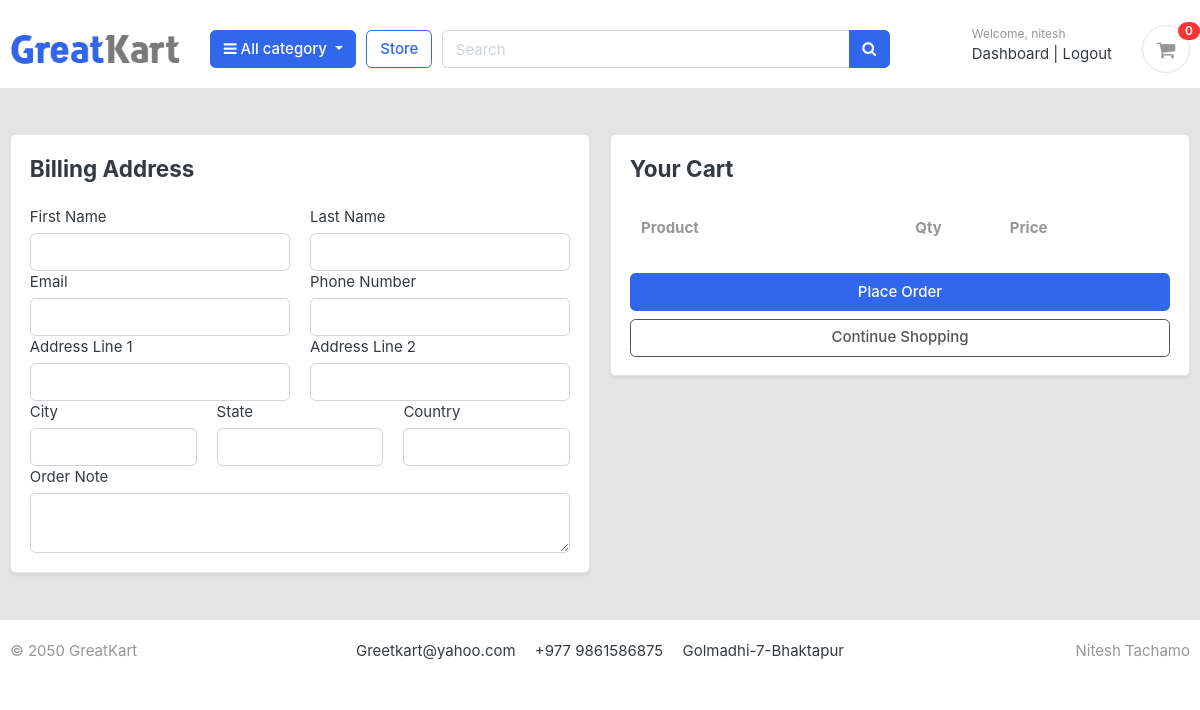
/cart/checkout/ (signed in), run on an earlier commit of the app's database.
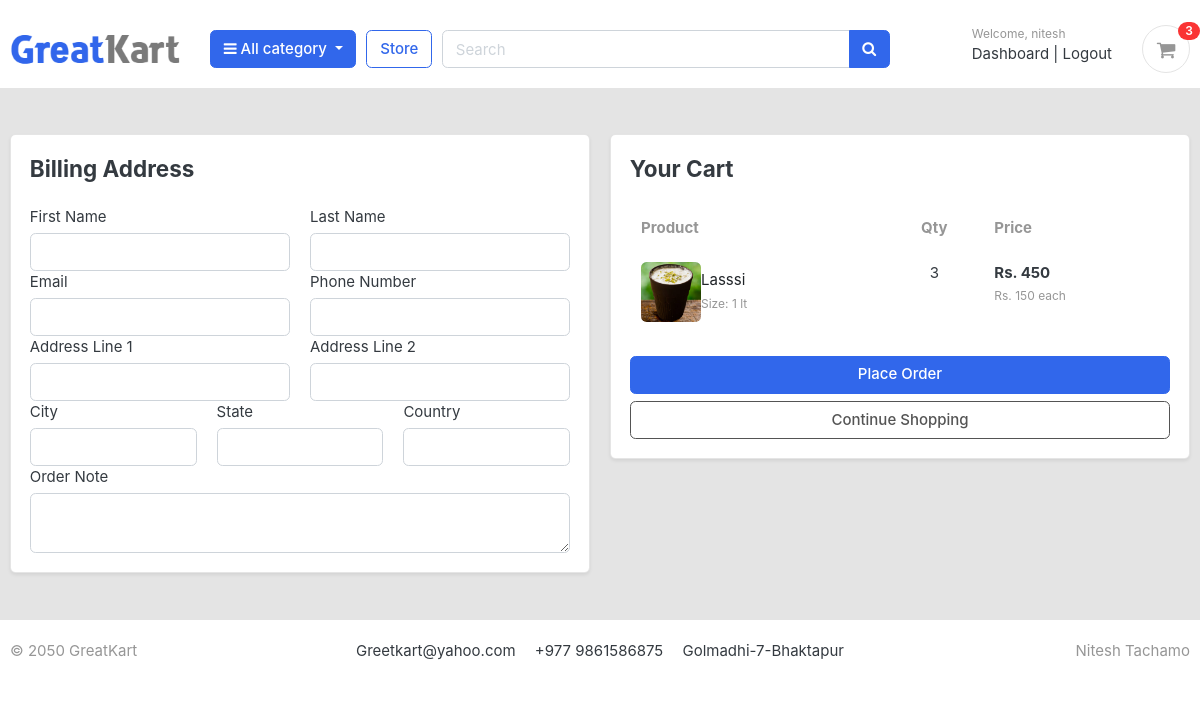
And on a later commit of the database.
### carts/models.py (models this page shows, shortened)
class CartItem(models.Model):
    user=models.ForeignKey(Account, on_delete=models.CASCADE, null=True)
    product = models.ForeignKey(Product, on_delete=models.CASCADE)
    variations = models.ManyToManyField(Variation, blank=True)  # Multiple variations can be added for the same product
    cart = models.ForeignKey(Cart, on_delete=models.CASCADE,null=True)
    quantity = models.IntegerField()
    is_active = models.BooleanField(default=True)
    def sub_total(self):
        size = 1
        size_variation = self.variations.filter(variation_category__iexact='size').first()
        if size_variation:
            try:
                size = int(size_variation.variation_value)
            except (ValueError, TypeError):
                size = 1  # fallback if not an integer
        return self.product.price * size * self.quantity
    @property
    def unit_price_with_size(self):
        size = 1
        size_variation = self.variations.filter(variation_category__iexact='size').first()
        if size_variation:
            try:
                size = int(size_variation.variation_value)
            except (ValueError, TypeError):
                size = 1
        return self.product.price * size

### store/models.py (models this page shows, shortened)
class Product(models.Model):
    product_name=models.CharField(max_length=200,unique=True)
    slug=models.SlugField(max_length=255,unique=True)
    description =models.TextField(max_length=500,blank=True)
    price=models.IntegerField()
    images=models.ImageField(upload_to='photos/products')
    stock=models.IntegerField()
    is_available=models.BooleanField(default=True)
    category =models.ForeignKey(Category,on_delete=models.CASCADE)
    created_date=models.DateTimeField(auto_now_add=True)
    modified_date=models.DateTimeField(auto_now=True)
    rating = models.FloatField(default=0.0)
    def get_url(self):
        return reverse('product_detail', args=[self.category.slug, self.slug])

class Variation(models.Model):
    product = models.ForeignKey(Product, on_delete=models.CASCADE)
    variation_category = models.CharField(
        max_length=100,
        choices=variation_category_choice,
        default='size'
    )
    variation_value = models.IntegerField()
    is_active = models.BooleanField(default=True)
    created_date = models.DateTimeField(auto_now=True)

### carts/views.py (the view)
# urls.py: path("checkout/", views.checkout, name="checkout")
@login_required(login_url='login')
def checkout(request,total=0, quantity=0, cart_items=None):
    try:
        tax = 0
        grand_total = 0
        if request.user.is_authenticated:
            cart_items = CartItem.objects.filter(user=request.user,is_active=True)
        else:
            cart = Cart.objects.get(cart_id=_cart_id(request))
            cart_items = CartItem.objects.filter(cart=cart, is_active=True)
        for cart_item in cart_items:
            total += (cart_item.product.price * cart_item.quantity)
            quantity += cart_item.quantity
        tax = (2 * total) / 100
        grand_total = total + tax
    except ObjectDoesNotExist:
        cart_items = []
    context = {
        'total': total,
        'quantity': quantity,
        'cart_items': cart_items,
        'tax': tax,
        'grand_total': grand_total,
    }
    return render(request, 'store/checkout.html', context)

### carts/context_processors.py (called while the page is built)
def counter(request):
    cart_count=0
    if 'admin' in request.path:
        return{}
    else:
        try:
            cart=Cart.objects.filter(cart_id=_cart_id(request))
            if request.user.is_authenticated:
                cart_items=CartItem.objects.all().filter(user=request.user)
            else:
                cart_items=CartItem.objects.all().filter(cart=cart[:1])
            for cart_item in cart_items:
                cart_count += cart_item.quantity
        except Cart.DoesNotExist:
            cart_count=0
    return dict(cart_count=cart_count)

### carts/views.py (called while the page is built)
def _cart_id(request):
    cart = request.session.session_key
    if not cart:
        cart = request.session.create()
    return cart

### category/context_processors.py (called while the page is built)
def menu_links(request):
    links = Category.objects.all()
    return dict(links=links)

### category/models.py (called while the page is built)
    def get_url(self):
        return reverse('products_by_category', args=[self.slug])

### templates/store/checkout.html (shortened to what the changed rows need)
{% extends 'base.html' %}
{% load static %}
{% block content %}
<section class="py-5 bg-light">
    <div class="container">
        <div class="row g-4">
            <div class="col-lg-6">
                <div class="card shadow-sm">
                    <div class="card-body">
                        <table class="table table-borderless align-middle">
                            <thead class="text-muted">
                                <tr>
                                    <th scope="col">Product</th>
                                    <th scope="col" class="text-center">Qty</th>
                                    <th scope="col" class="text-end">Price</th>
                                </tr>
                            </thead>
                            <tbody>
                                {% for cart_item in cart_items %}
                                <tr>
                                    <td>
                                        <div class="d-flex align-items-center">
                                            <img src="{{ cart_item.product.images.url }}" class="rounded me-2" style="width: 60px; height: 60px; object-fit: cover;">
                                            <div>
                                                <a href="{{ cart_item.product.get_url }}" class="text-dark fw-semibold">{{ cart_item.product.product_name }}</a><br>
                                                <small class="text-muted">
                                                    {% for item in cart_item.variations.all %}
                                                        {{ item.variation_category|capfirst }}: {{ item.variation_value|capfirst }} lt<br>
                                                    {% endfor %}
                                                </small>
                                            </div>
                                        </div>
                                    </td>
                                    <td class="text-center">{{ cart_item.quantity }}</td>
                                    <td class="text-end">
                                        <div>
                                            <strong>Rs. {{ cart_item.sub_total }}</strong><br>
                                            <small class="text-muted">Rs. {{ cart_item.unit_price_with_size }} each</small>
                                        </div>
                                    </td>
                                </tr>
                                {% endfor %}
                            </tbody>
                        </table>
                    </div>
                </div>
            </div>
        </div>
    </div>
</section>
{% endblock %}

### templates/includes/navbar.html (shortened to what this page needs)
{% load static %}
<header class="section-header">
    <section class="header-main border-bottom" style="margin-top: 10px;">
        <div class="container">
    <div class="row align-items-center">
        <div class="col-lg-2 col-md-3 col-6">
            <a href="/" class="brand-wrap">
                <img class="logo" src="{% static 'images/logo.png' %}">
            </a>
        </div>
        <div class="col-lg col-sm col-md col-6 flex-grow-0">
            <div class="category-wrap dropdown d-inline-block float-right">
                <button type="button" class="btn btn-primary dropdown-toggle" data-toggle="dropdown">
                    <i class="fa fa-bars"></i> All category
                </button>
            </div>
        </div>
        <a href="{% url 'store' %}" class="btn btn-outline-primary">Store</a>
        <div class="col-lg col-md-6 col-sm-12 col">
            <form action=" {% url "search" %}" class="search" method="GET">
                <div class="input-group w-100">
                    <input type="text" class="form-control" style="width:60%;" placeholder="Search" name="keyword">
                    <div class="input-group-append">
                      <button class="btn btn-primary" type="submit">
                        <i class="fa fa-search"></i>
                      </button>
                    </div>
                </div>
            </form>
        </div>
        <div class="col-lg-3 col-sm-6 col-8 order-2 order-lg-3">
            <div class="d-flex justify-content-end mb-3 mb-lg-0">
                {% if user.is_authenticated %}
                <div class="widget-header">
                    <small class="title text-muted">Welcome, {{ user.first_name }}</small>
                    <div>
                        <a href="{% url "dashboard" %}">Dashboard</a> <span class="dark-transp"> | </span>
                        <a href="{% url 'logout' %}">Logout</a>
                    </div>
                </div>
            {% endif %}
                <a href=" {% url "cart" %}" class="widget-header pl-3 ml-3">
                    <div class="icon icon-sm rounded-circle border"><i class="fa fa-shopping-cart"></i></div>
                    <span class="badge badge-pill badge-danger notify">{{ cart_count}}</span>
                </a>
            </div>
        </div>
    </div>
        </div>
    </section>
    </header>

What changed in the data, as far as the page shows it:
added CartItem: product.images (picture), product.product_name "Lasssi", quantity "3", sub_total "450", unit_price_with_size "150"
now on this page (row unchanged): Variation: variation_category "Size", variation_value "1"
Also different on the page:
{{ cart_count }}: "0" → "3"
